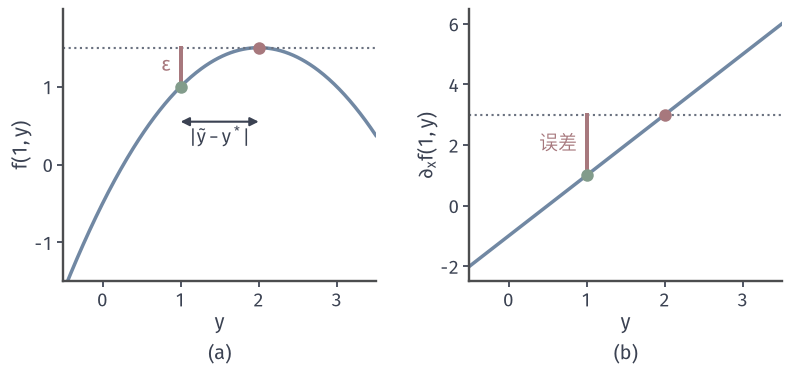

Here is the Python script that generated this plot:
from pathlib import Path
import sys
for _p in Path(__file__).resolve().parents:
    if (_p/"minimax-common").is_dir(): sys.path.insert(0, str(_p/"minimax-common")); break
from mm_fig import *
HERE = Path(__file__).resolve().parent
# f(x,y)=-x^2/2+2xy-y^2/2 at x=1: inner gap, response distance, and outer gradient error.
fig, axes = figure(width_mm=112, height_mm=52, ncols=2)
panels(fig, .08, .985, .975, .235, .3)
y = np.linspace(-.5, 3.5, 300); ax = axes[0]; setup(ax, (-.5, 3.5), (-1.5, 2), (0, 1, 2, 3), (-1, 0, 1), xl='$y$', yl='$f(1,y)$')
fv = -.5+2*y-.5*y**2; ax.plot(y, fv, color=BLUE, lw=1.4)
ax.axhline(1.5, color=MUTED, lw=.85, ls=':'); dot(ax, (2, 1.5)); dot(ax, (1, 1), GREEN)
ax.plot([1, 1], [1, 1.5], color=RED, lw=1.6); ax.text(.88, 1.2, r'$\varepsilon$', color=RED, ha='right')
ax.annotate('', xy=(2, .55), xytext=(1, .55), arrowprops=dict(arrowstyle='<|-|>', color=INK, lw=.85, shrinkA=0, shrinkB=0, mutation_scale=7)); ax.text(1.5, .28, r'$|\tilde y-y^*|$', ha='center', fontsize=7.5)
ax = axes[1]; setup(ax, (-.5, 3.5), (-2.5, 6.5), (0, 1, 2, 3), (-2, 0, 2, 4, 6), xl='$y$', yl=r'$\partial_x f(1,y)$')
ax.plot(y, -1+2*y, color=BLUE, lw=1.4); ax.axhline(3, color=MUTED, lw=.85, ls=':'); dot(ax, (2, 3)); dot(ax, (1, 1), GREEN)
ax.plot([1, 1], [1, 3], color=RED, lw=1.6); ax.text(.88, 1.85, '误差', color=RED, ha='right', fontsize=7.5)
tags(fig, axes)
save(fig, HERE, 'figure', {'f': '-x^2/2+2xy-y^2/2', 'x': 1, 'y_tilde': 1})
